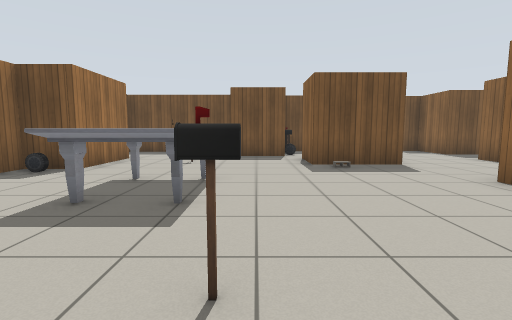
view 1 (above)

14 first-person views from a walk through a Gazebo world. The camera is 0.94 m above the floor, tilts 6° down and sees 85° across. Floor lines are 1 m apart. The floor is counted in squares, 1 m on a side. Each view is taken from the middle of a square. On the plan, view 1 faces up. The plan holds only what a view shows up to about 11 squares ahead; the rest is blank. Simple patterns stand in for the simulator's built-in surfaces. Simple shapes stand in for some stock models.

view 2
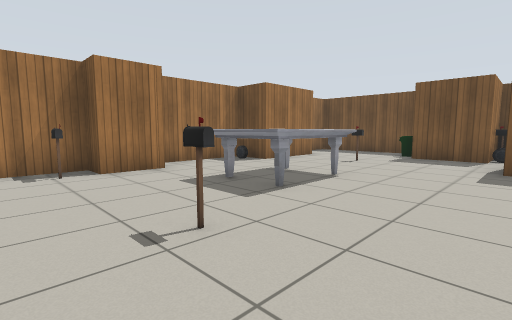

view 3
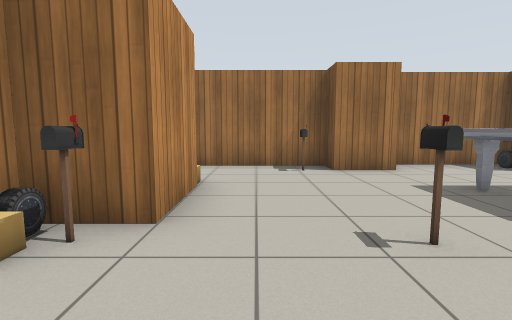

view 4
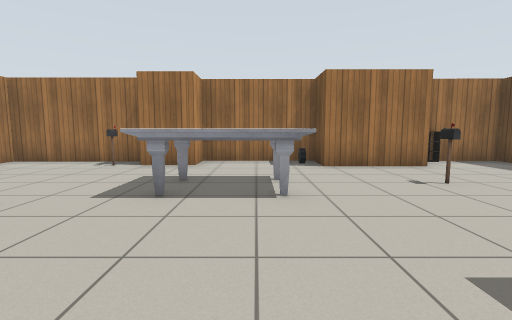

view 5
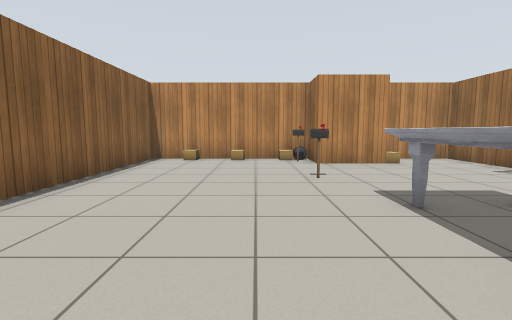

view 6
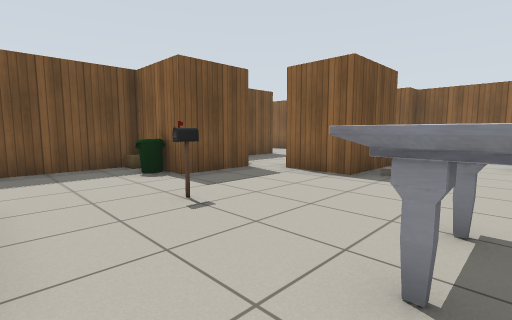

view 7
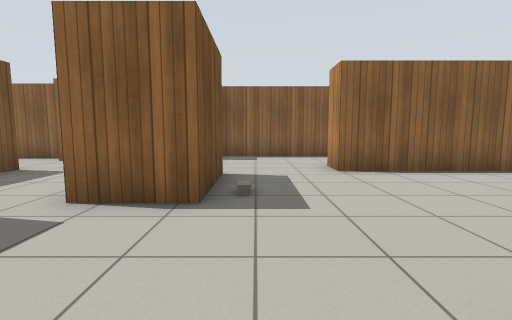

view 8
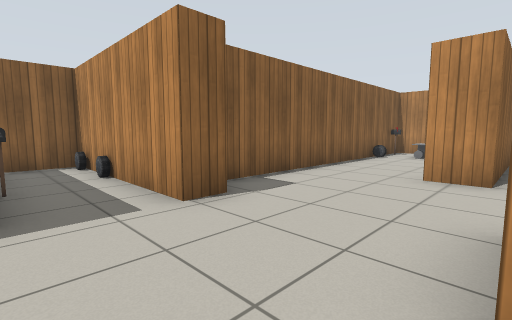

view 9
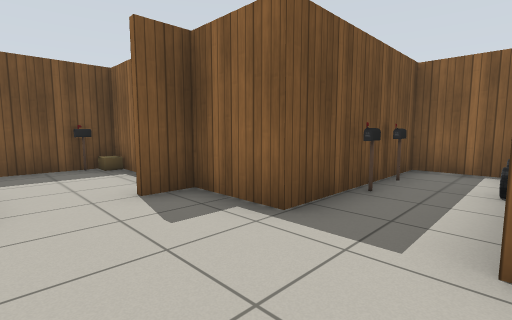

view 10
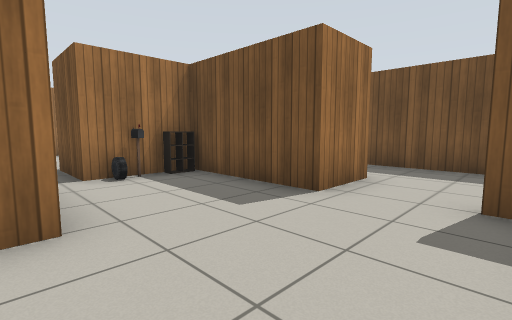

view 11
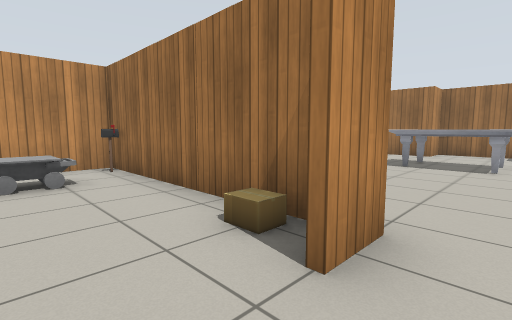

view 12
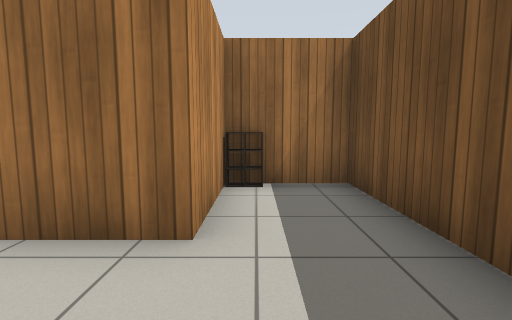

view 13
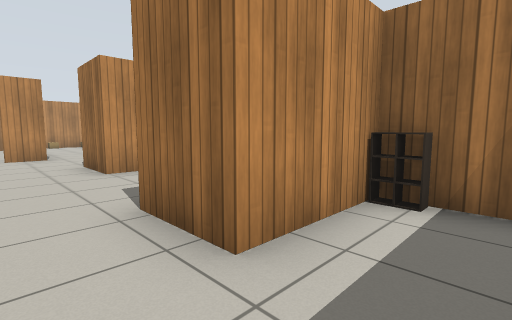

view 14
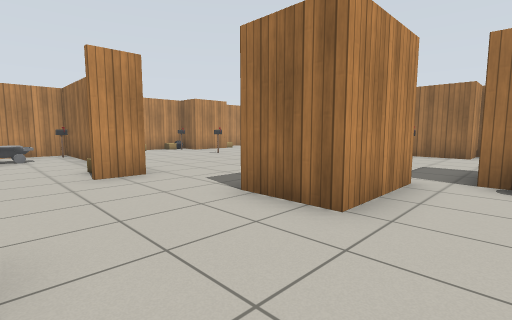

### Floor plan
Points are (right, up) in squares from view 1. A wall is a line through its corners. A room is listed if a view was taken in it or the views show most of it. See-through windows are left out.
Room 1 (views 1, 2, 3, 4, 5, 6, 7)
walls: (0.6, 10.4) (-0.6, 10.4); (4.1, 7.7) (1.6, 7.7) (1.6, 9.5) (2.6, 9.5); (-2.5, -1) (-0.7, -1) (-0.7, -2.4) (1.5, -2.4); (-5.8, 9.5) (-4.3, 9.5) (-4.3, 6.8) (-5.7, 6.8) (-5.7, 3.3) (-4.6, 3.3) (-4.6, 1.8) (-5.4, 1.8) (-5.4, -2.4) (-3.4, -2.4); (-0.9, 12.4) (-5.7, 12.4) (-5.7, 10.2); (4.4, -2.4) (4.4, 5.1) (5.5, 5.1)
low walls: (-5.4, 10.6) (-5.4, 10.1)
ways out: opening at (3, 8.5) to room 2
objects: postbox (-5, 1); car (-5, 6); cardboard box (-3, -1); marble table (-2, 3) to (-1, 6); postbox (-2, 8); bin (-1, 11); cardboard box (-1, 12); car (0, -2); cardboard box (0, -1); postbox (0, 1); postbox (1, -2); postbox (1, 10); car (1, 11); cardboard box (2, -2); cinder block (2, 7); cardboard box (3, -2)
Room 2 (views 8, 9, 10, 11, 12, 13, 14)
walls: (8.5, 11) (7.5, 11) (7.5, 13) (6.6, 13); (2.6, 9.5) (4.1, 9.5) (4.1, 7.7); (7.5, 13.6) (7.5, 16.7) (2.1, 16.7) (2.1, 14.5) (4.7, 14.5) (4.7, 12.7) (1.1, 12.7) (1.1, 11.4); (4.7, 3.4) (4.7, -1.6) (7.3, -1.6); (8.1, -0.5) (8.1, 8.3) (7.3, 8.3) (7.3, 9.1) (8.5, 9.1)
low walls: (1.4, 12.6) (1.4, 11.9); (2.4, 15.1) (2.4, 14.5)
ways out: opening at (3, 8.5) to room 1; opening at (8, 10)
objects: postbox (5, -1); cardboard box (5, 4); other object (6, 0) to (7, 0); cardboard box (7, 16); postbox (7, 17); car (8, 1)

Where each view was taken, in squares from view 1:
view 1: 0 up, 0 right, facing up
view 2: 0 up, 2 right, facing up-left
view 3: 0 up, 2 right, facing left
view 4: 5 up, 3 right, facing left
view 5: 7 up, 1 right, facing down
view 6: 5 up, 4 left, facing up-right
view 7: 7 up, 2 left, facing right
view 8: 11 up, 4 right, facing down-right
view 9: 9 up, 5 right, facing up-right
view 10: 9 up, 7 right, facing up-left
view 11: 6 up, 7 right, facing down-left
view 12: 15 up, 7 right, facing left
view 13: 16 up, 6 right, facing down-left
view 14: 11 up, 7 right, facing down-left
